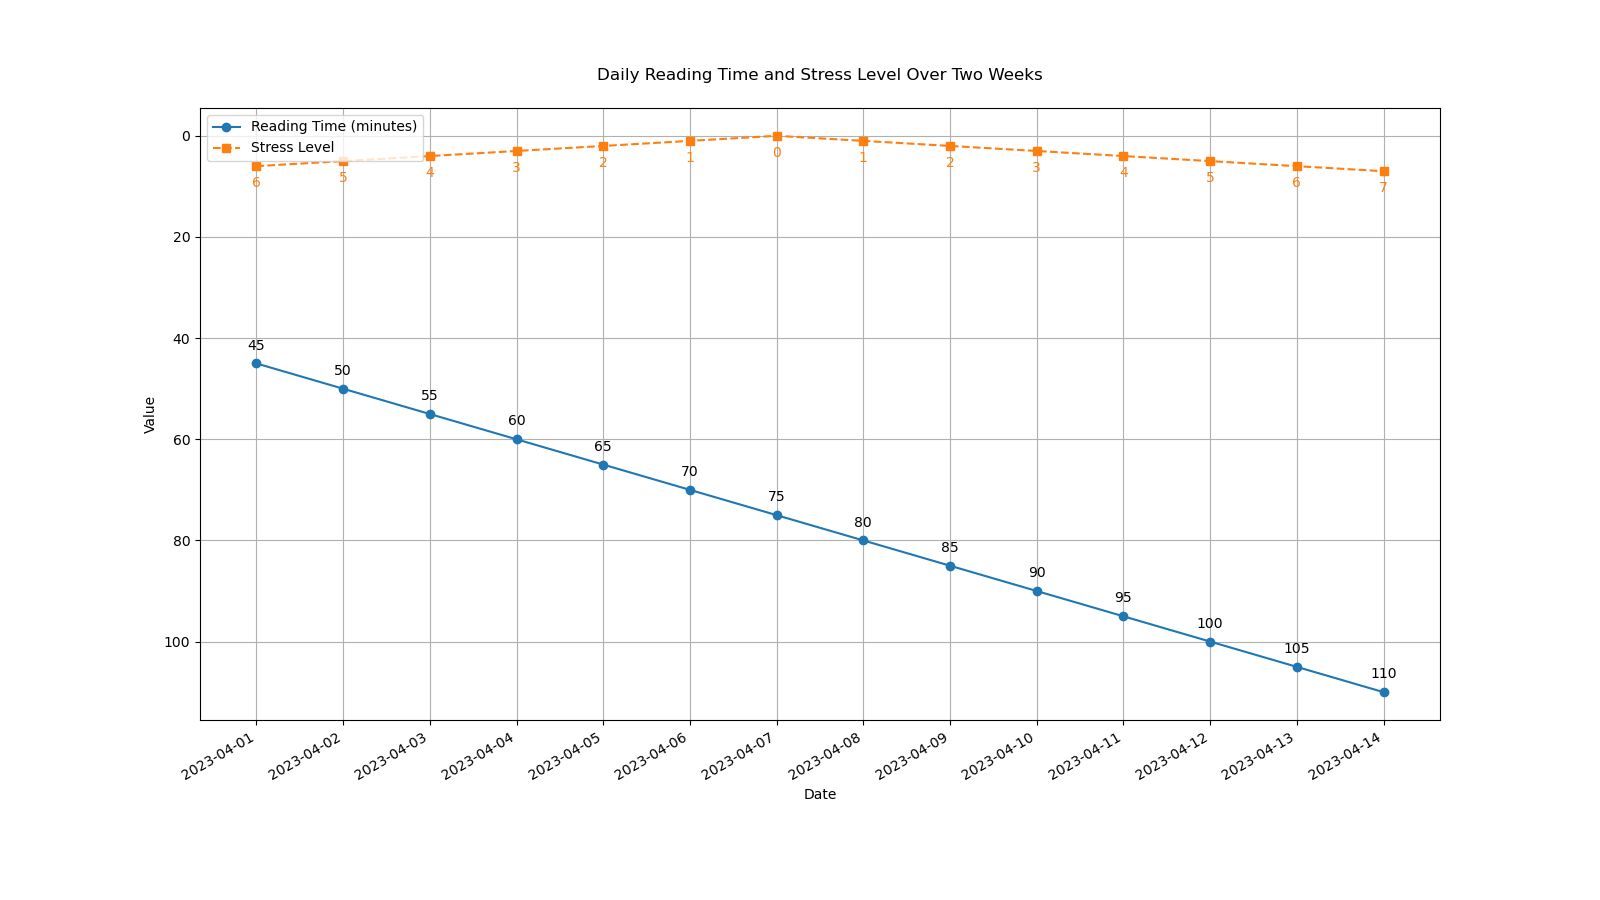

This figure's Python source:

import matplotlib.pyplot as plt
import matplotlib.dates as mdates
from datetime import datetime

data = [
    {'Date': '2023-04-01', 'Reading Time (minutes)': 45, 'Stress Level': 6},
    {'Date': '2023-04-02', 'Reading Time (minutes)': 50, 'Stress Level': 5},
    {'Date': '2023-04-03', 'Reading Time (minutes)': 55, 'Stress Level': 4},
    {'Date': '2023-04-04', 'Reading Time (minutes)': 60, 'Stress Level': 3},
    {'Date': '2023-04-05', 'Reading Time (minutes)': 65, 'Stress Level': 2},
    {'Date': '2023-04-06', 'Reading Time (minutes)': 70, 'Stress Level': 1},
    {'Date': '2023-04-07', 'Reading Time (minutes)': 75, 'Stress Level': 0},
    {'Date': '2023-04-08', 'Reading Time (minutes)': 80, 'Stress Level': 1},
    {'Date': '2023-04-09', 'Reading Time (minutes)': 85, 'Stress Level': 2},
    {'Date': '2023-04-10', 'Reading Time (minutes)': 90, 'Stress Level': 3},
    {'Date': '2023-04-11', 'Reading Time (minutes)': 95, 'Stress Level': 4},
    {'Date': '2023-04-12', 'Reading Time (minutes)': 100, 'Stress Level': 5},
    {'Date': '2023-04-13', 'Reading Time (minutes)': 105, 'Stress Level': 6},
    {'Date': '2023-04-14', 'Reading Time (minutes)': 110, 'Stress Level': 7}
]

dates = [datetime.strptime(item['Date'], '%Y-%m-%d') for item in data]
reading_time = [item['Reading Time (minutes)'] for item in data]
stress_level = [item['Stress Level'] for item in data]

plt.figure(figsize=(16, 9))

plt.plot(dates, reading_time, marker='o', linestyle='-', color='#1f77b4', label='Reading Time (minutes)')
plt.plot(dates, stress_level, marker='s', linestyle='--', color='#ff7f0e', label='Stress Level')

plt.gca().xaxis.set_major_formatter(mdates.DateFormatter('%Y-%m-%d'))
plt.gca().xaxis.set_major_locator(mdates.DayLocator())

plt.xlabel('Date')
plt.ylabel('Value')
plt.title('Daily Reading Time and Stress Level Over Two Weeks', pad=20)
plt.legend(loc='upper left')
plt.grid(True)
plt.gcf().autofmt_xdate()

for i, txt in enumerate(reading_time):
    plt.annotate(txt, (dates[i], reading_time[i]), textcoords="offset points", xytext=(0,10), ha='center')

for i, txt in enumerate(stress_level):
    plt.annotate(txt, (dates[i], stress_level[i]), textcoords="offset points", xytext=(0,-15), ha='center', color='#ff7f0e')

plt.gca().invert_yaxis()

plt.show()
